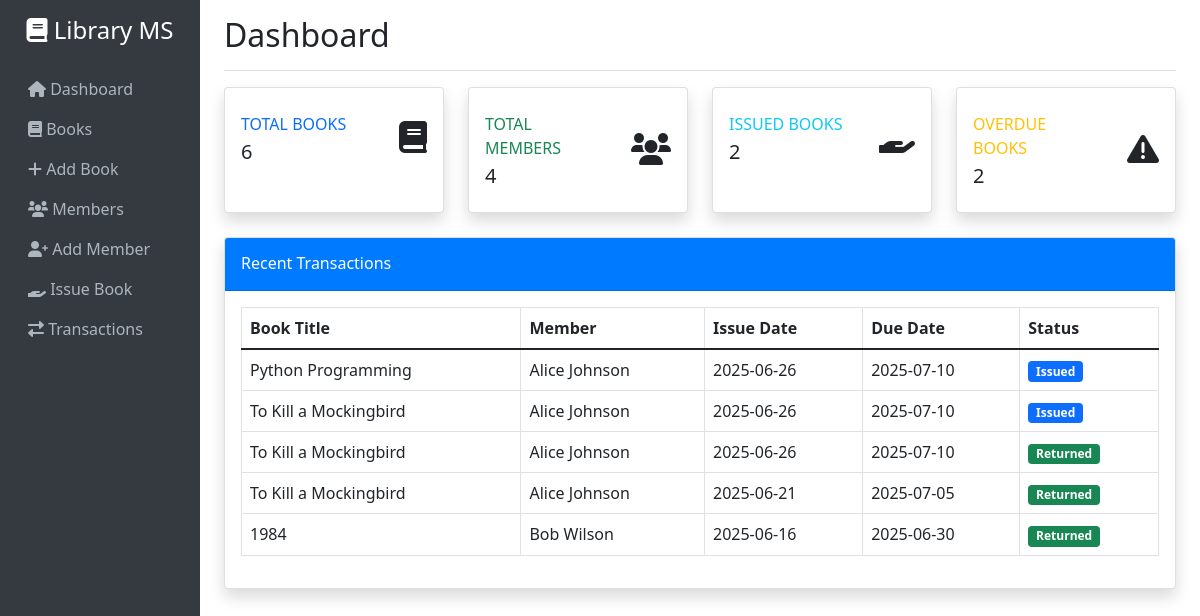
The page / on the database its author committed.
### tables this page shows
CREATE TABLE transactions (
            id INTEGER PRIMARY KEY AUTOINCREMENT,
            book_id INTEGER,
            member_id INTEGER,
            issue_date DATE NOT NULL,
            due_date DATE NOT NULL,
            return_date DATE,
            status TEXT DEFAULT 'issued',
            fine_amount DECIMAL(10,2) DEFAULT 0.00,
            created_at TIMESTAMP DEFAULT CURRENT_TIMESTAMP,
            FOREIGN KEY (book_id) REFERENCES books (id),
            FOREIGN KEY (member_id) REFERENCES members (id)
        );

CREATE TABLE books (
            id INTEGER PRIMARY KEY AUTOINCREMENT,
            title TEXT NOT NULL,
            author TEXT NOT NULL,
            isbn TEXT UNIQUE,
            category TEXT NOT NULL,
            total_copies INTEGER DEFAULT 1,
            available_copies INTEGER DEFAULT 1,
            publication_year INTEGER,
            created_at TIMESTAMP DEFAULT CURRENT_TIMESTAMP
        );

CREATE TABLE members (
            id INTEGER PRIMARY KEY AUTOINCREMENT,
            name TEXT NOT NULL,
            email TEXT UNIQUE NOT NULL,
            phone TEXT,
            address TEXT,
            member_type TEXT DEFAULT 'student',
            registration_date TIMESTAMP DEFAULT CURRENT_TIMESTAMP,
            is_active BOOLEAN DEFAULT 1
        );

### app.py (the view)
@app.route('/')
def index():
    db = get_db()
    total_books = db.execute('SELECT COUNT(*) as count FROM books').fetchone()['count']
    total_members = db.execute('SELECT COUNT(*) as count FROM members WHERE is_active = 1').fetchone()['count']
    issued_books = db.execute('SELECT COUNT(*) as count FROM transactions WHERE status = "issued"').fetchone()['count']
    overdue_books = db.execute("""
        SELECT COUNT(*) as count FROM transactions
        WHERE status = "issued" AND due_date < date("now")
    """).fetchone()['count']
    recent_transactions = db.execute("""
        SELECT t.*, b.title, m.name as member_name
        FROM transactions t
        JOIN books b ON t.book_id = b.id
        JOIN members m ON t.member_id = m.id
        ORDER BY t.created_at DESC
        LIMIT 5
    """).fetchall()
    return render_template('index.html',
                         total_books=total_books,
                         total_members=total_members,
                         issued_books=issued_books,
                         overdue_books=overdue_books,
                         recent_transactions=recent_transactions)

### app.py (called while the page is built)
def get_db():
    if not hasattr(g, 'sqlite_db'):
        g.sqlite_db = sqlite3.connect(DATABASE)
        g.sqlite_db.row_factory = sqlite3.Row
    return g.sqlite_db

### templates/index.html (shortened to what this page needs)
{% extends "base.html" %}
{% block header %}Dashboard{% endblock %}
{% block content %}
<div class="row">
    <div class="col-xl-3 col-md-6 mb-4">
        <div class="card border-left-primary shadow h-100 py-2">
            <div class="card-body">
                <div class="row no-gutters align-items-center">
                    <div class="col mr-2">
                        <div class="text-xs font-weight-bold text-primary text-uppercase mb-1">
                            Total Books</div>
                        <div class="h5 mb-0 font-weight-bold text-gray-800">{{ total_books }}</div>
                    </div>
                    <div class="col-auto">
                        <i class="fas fa-book fa-2x text-gray-300"></i>
                    </div>
                </div>
            </div>
        </div>
    </div>
    <div class="col-xl-3 col-md-6 mb-4">
        <div class="card border-left-success shadow h-100 py-2">
            <div class="card-body">
                <div class="row no-gutters align-items-center">
                    <div class="col mr-2">
                        <div class="text-xs font-weight-bold text-success text-uppercase mb-1">
                            Total Members</div>
                        <div class="h5 mb-0 font-weight-bold text-gray-800">{{ total_members }}</div>
                    </div>
                    <div class="col-auto">
                        <i class="fas fa-users fa-2x text-gray-300"></i>
                    </div>
                </div>
            </div>
        </div>
    </div>
    <div class="col-xl-3 col-md-6 mb-4">
        <div class="card border-left-info shadow h-100 py-2">
            <div class="card-body">
                <div class="row no-gutters align-items-center">
                    <div class="col mr-2">
                        <div class="text-xs font-weight-bold text-info text-uppercase mb-1">
                            Issued Books</div>
                        <div class="h5 mb-0 font-weight-bold text-gray-800">{{ issued_books }}</div>
                    </div>
                    <div class="col-auto">
                        <i class="fas fa-hand-holding fa-2x text-gray-300"></i>
                    </div>
                </div>
            </div>
        </div>
    </div>
    <div class="col-xl-3 col-md-6 mb-4">
        <div class="card border-left-warning shadow h-100 py-2">
            <div class="card-body">
                <div class="row no-gutters align-items-center">
                    <div class="col mr-2">
                        <div class="text-xs font-weight-bold text-warning text-uppercase mb-1">
                            Overdue Books</div>
                        <div class="h5 mb-0 font-weight-bold text-gray-800">{{ overdue_books }}</div>
                    </div>
                    <div class="col-auto">
                        <i class="fas fa-exclamation-triangle fa-2x text-gray-300"></i>
                    </div>
                </div>
            </div>
        </div>
    </div>
</div>
<div class="row">
    <div class="col-lg-12">
        <div class="card shadow mb-4">
            <div class="card-header py-3">
                <h6 class="m-0 font-weight-bold">Recent Transactions</h6>
            </div>
            <div class="card-body">
                {% if recent_transactions %}
                <div class="table-responsive">
                    <table class="table table-bordered" width="100%" cellspacing="0">
                        <thead>
                            <tr>
                                <th>Book Title</th>
                                <th>Member</th>
                                <th>Issue Date</th>
                                <th>Due Date</th>
                                <th>Status</th>
                            </tr>
                        </thead>
                        <tbody>
                            {% for transaction in recent_transactions %}
                            <tr>
                                <td>{{ transaction.title }}</td>
                                <td>{{ transaction.member_name }}</td>
                                <td>{{ transaction.issue_date }}</td>
                                <td>{{ transaction.due_date }}</td>
                                <td>
                                    {% if transaction.status == 'issued' %}
                                        <span class="badge bg-primary">Issued</span>
                                    {% else %}
                                        <span class="badge bg-success">Returned</span>
                                    {% endif %}
                                </td>
                            </tr>
                            {% endfor %}
                        </tbody>
                    </table>
                </div>
                {% else %}
                <p class="text-muted">No recent transactions.</p>
                {% endif %}
            </div>
        </div>
    </div>
</div>
{% endblock %}

### templates/base.html (style rules this page uses)
.card-header { background-color: #007bff; color: white; }

### rows shown on the page
transactions: status "Issued"
transactions: status "Issued"
transactions: status "Returned"
transactions: status "Returned"
transactions: status "Returned"

### other values the page prints
{{ total_books }} "6"
{{ total_members }} "4"
{{ issued_books }} "2"
{{ overdue_books }} "2"
